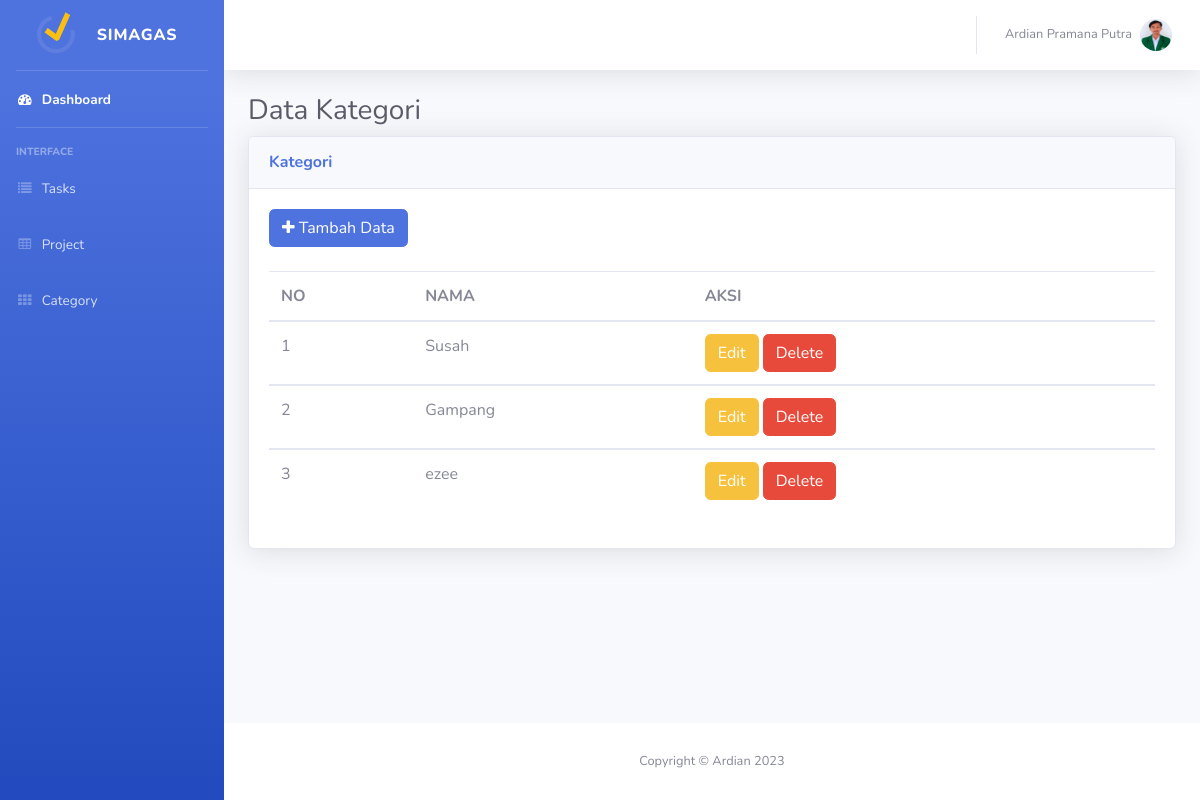
Screenshot of /index.php?hal=cat_tampil with the database file from the repository.
### tables this page shows
CREATE TABLE `category` (
  `category_id` int(11) NOT NULL,
  `category_name` varchar(50) NOT NULL
);

### inc/Koneksi.php (called while the page is built, shortened)
<?php
class Koneksi {
    public function __construct() {
        $this->db = new \PDO("mysql:host=localhost;dbname=db_daftgas", "root", "");
    }
}
?>

### app/Kategori.php (called while the page is built, shortened)
<?php
class Kategori extends Koneksi {
    public function tampil()
    {
        $sql = "SELECT * FROM category";
        $stmt = $this->db->prepare($sql);
        $stmt->execute();
        $data = [];
        while ($rows = $stmt->fetch()) {
            $data[] = $rows;
        }
        return $data;
    }
}

### cat_tampil.php (the view)
<?php
$cat = new App\Kategori;
$rows = $cat->tampil();
?>
<h1 class="h3 mb-2 text-gray-800">Data Kategori</h1>
<div class="card shadow mb-4" >
    <div class="card-header py-3">
        <h6 class="m-0 font-weight-bold text-primary">Kategori</h6>
    </div>
    <div class="card-body">
        <div class="table-responsive">
    <a href="index.php?hal=cat_input" class="btn btn-primary"><i class="fa fa-plus"></i> Tambah Data</a><br><br>
            <table class="table">
                <thead>
                    <tr>
                        <th>NO</th>
                        <th>NAMA</th>
                        <th>AKSI</th>
                    </tr>
                </thead>
                <tbody>
                    <?php
                    $no = 1;
                    foreach ($rows as $row) {
                    ?>
                    <tr>
                        <td><?= $no++; ?></td>
                        <td><?php echo $row['category_name']; ?></td>
                        <td>
                            <a href="index.php?hal=cat_edit&id=<?php echo $row['category_id']; ?>" class="btn btn-warning">Edit</a>
                            <a href="index.php?hal=cat_delete&id=<?php echo $row['category_id']; ?>" class="btn btn-danger">Delete</a>
                        </td>
                    </tr>
                </tbody>
                <?php } ?>
            </table>
        </div>
    </div>
</div>

### rows the page displays
category: category_name "Susah"
category: category_name "Gampang"
category: category_name "ezee"
